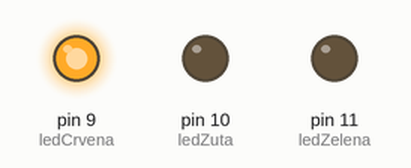
Recording of a sketch running on a simulated Arduino Uno, built with avr-gcc and run on an emulated ATmega328P. Shown: output pins drawn as LEDs (lit = HIGH).

Above: at 1.5 s.
At 3.5 s:
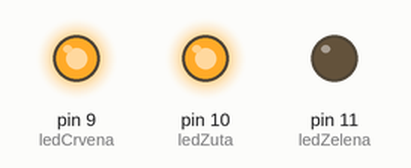
At 5.5 s:
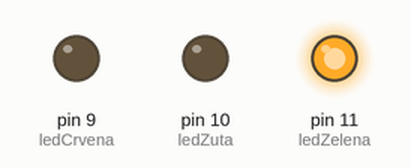
At 8.8 s:
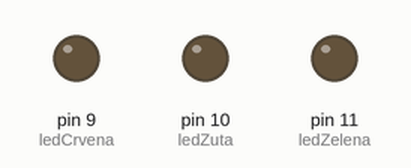
At 12.0 s:
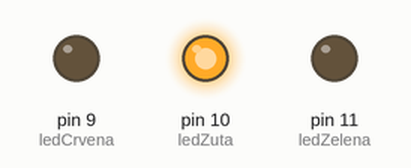
Timing chart, 0 to 16.3 s (numbered marks = the images above):
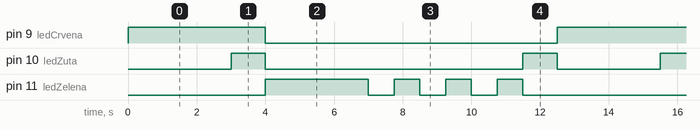

Measured:
- by itself, pin 9 (ledCrvena): alternates HIGH for 4.0 s and LOW for 8.5 s
- by itself, pin 10 (ledZuta): repeats every 12.5 s: LOW 7.5 s, HIGH 1.0 s, LOW 3.0 s, HIGH 1.0 s
- by itself, pin 11 (ledZelena): repeats every 12.5 s: 3 × (LOW 0.75 s, HIGH 0.75 s), LOW 5.0 s, HIGH 3.0 s

The sketch:

example4.ino
```cpp
// Semafor

const int ledCrvena = 9;
const int ledZuta = 10;
const int ledZelena = 11;

void setup() {
	pinMode(ledCrvena, OUTPUT);
	pinMode(ledZuta, OUTPUT);
	pinMode(ledZelena, OUTPUT);
}

void loop() {
	// Iskljucujemo zuto i zeleno svetlo
	digitalWrite(ledZuta, LOW);
	digitalWrite(ledZelena, LOW);
	// Ukljucujemo crveno svetlo
	digitalWrite(ledCrvena, HIGH);
	// Cekanje
	delay(3000);

	// Ukljucujemo zutu
	digitalWrite(ledZuta, HIGH);
	delay(1000);

	// Iskljucujemo crevnu i zutu i ukljucujemo zelenu
	digitalWrite(ledCrvena, LOW);
	digitalWrite(ledZuta, LOW);
	digitalWrite(ledZelena, HIGH);
	delay(3000);

	// Treptanje zelene
	for (int i = 0; i < 3; i++) {
		digitalWrite(ledZelena, LOW);
		delay(750);
		digitalWrite(ledZelena, HIGH);
		delay(750);
	}

	// Iskljucivanje zelene i ukljucivanje zute
	digitalWrite(ledZelena, LOW);
	digitalWrite(ledZuta, HIGH);
	delay(1000);
}
```
